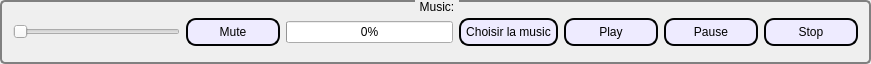
       <widget class="QGroupBox" name="groupBox_2">
        <property name="geometry">
         <rect>
          <x>0</x>
          <y>0</y>
          <width>871</width>
          <height>64</height>
         </rect>
        </property>
        <property name="styleSheet">
         <string notr="true">  QGroupBox {
      background-color: qlineargradient(x1: 0, y1: 0, x2: 0, y2: 1,
                                        stop: 0 #E0E0EE, stop: 1 #ebfdff);
      border: 2px solid gray;
      border-radius: 5px;
      margin-top: 1ex; /* leave space at the top for the title */
 font: 700 italic 9pt &quot;Georgia&quot;;
 }

  QGroupBox::title {
      subcontrol-origin: margin;
      subcontrol-position: top center; /* position at the top center */
      padding: 0 3px;
      background-color: qlineargradient(x1: 0, y1: 0, x2: 0, y2: 1,
                                        stop: 0 #ebfdff, stop: 1 #ebfdff);
  }
</string>
        </property>
        <property name="title">
         <string>Music:</string>
        </property>
        <layout class="QHBoxLayout" name="horizontalLayout">
         <item>
          <widget class="QSlider" name="volume">
           <property name="orientation">
            <enum>Qt::Horizontal</enum>
           </property>
          </widget>
         </item>
         <item>
          <widget class="QPushButton" name="mute">
           <property name="styleSheet">
            <string notr="true">QPushButton {
color: #ffffff;
border: 2px solid #010203;
font: 8pt &quot;MS Reference Sans Serif&quot;;
border-radius: 10px;
padding: 5px;
background: qradialgradient(cx: 0.3, cy: -0.4,
fx: 0.3, fy: -0.4,
radius: 3, stop: 0 #010203, stop: 1 #c4c9c7);
min-width: 80px;
	background-color: rgb(238, 235, 255);
	color: rgb(0, 0, 0);
}

QPushButton:hover {
background: qradialgradient(cx: 0.3, cy: -0.4,
fx: 0.3, fy: -0.4,
radius: 3, stop: 0 #010203, stop: 1 #010203);
}

 QPushButton:pressed {
background: qradialgradient(cx: 0.4, cy: -0.1,
fx: 0.4, fy: -0.1,
radius: 3, stop: 0 #c4c9c7, stop: 1 #c4c9c7);
}
</string>
           </property>
           <property name="text">
            <string>Mute</string>
           </property>
          </widget>
         </item>
         <item>
          <widget class="QProgressBar" name="avance">
           <property name="styleSheet">
            <string notr="true">QPushButton {
color: #ffffff;
border: 3px solid #010203;
font: 8pt &quot;MS Reference Sans Serif&quot;;
border-radius: 15px;
padding: 5px;
background: qradialgradient(cx: 0.3, cy: -0.4,
fx: 0.3, fy: -0.4,
radius: 3, stop: 0 #010203, stop: 1 #c4c9c7);
min-width: 80px;
}

QPushButton:hover {
background: qradialgradient(cx: 0.3, cy: -0.4,
fx: 0.3, fy: -0.4,
radius: 3, stop: 0 #010203, stop: 1 #010203);
}

 QPushButton:pressed {
background: qradialgradient(cx: 0.4, cy: -0.1,
fx: 0.4, fy: -0.1,
radius: 3, stop: 0 #c4c9c7, stop: 1 #c4c9c7);
}
</string>
           </property>
           <property name="value">
            <number>0</number>
           </property>
          </widget>
         </item>
         <item>
          <widget class="QPushButton" name="abrir">
           <property name="styleSheet">
            <string notr="true">QPushButton {
color: #ffffff;
border: 2px solid #010203;
font: 8pt &quot;MS Reference Sans Serif&quot;;
border-radius: 10px;
padding: 5px;
background: qradialgradient(cx: 0.3, cy: -0.4,
fx: 0.3, fy: -0.4,
radius: 3, stop: 0 #010203, stop: 1 #c4c9c7);
min-width: 80px;
	background-color: rgb(238, 235, 255);
color: rgb(0, 0, 0);}


QPushButton:hover {
background: qradialgradient(cx: 0.3, cy: -0.4,
fx: 0.3, fy: -0.4,
radius: 3, stop: 0 #010203, stop: 1 #010203);
}

 QPushButton:pressed {
background: qradialgradient(cx: 0.4, cy: -0.1,
fx: 0.4, fy: -0.1,
radius: 3, stop: 0 #c4c9c7, stop: 1 #c4c9c7);
}
</string>
           </property>
           <property name="text">
            <string>Choisir la music</string>
           </property>
          </widget>
         </item>
         <item>
          <widget class="QPushButton" name="play">
           <property name="styleSheet">
            <string notr="true">QPushButton {
color: #ffffff;
border: 2px solid #010203;
font: 8pt &quot;MS Reference Sans Serif&quot;;
border-radius: 10px;
padding: 5px;
background: qradialgradient(cx: 0.3, cy: -0.4,
fx: 0.3, fy: -0.4,
radius: 3, stop: 0 #010203, stop: 1 #c4c9c7);
min-width: 80px;
background-color: rgb(238, 235, 255);
color: rgb(0, 0, 0);}

QPushButton:hover {
background: qradialgradient(cx: 0.3, cy: -0.4,
fx: 0.3, fy: -0.4,
radius: 3, stop: 0 #010203, stop: 1 #010203);
}

 QPushButton:pressed {
background: qradialgradient(cx: 0.4, cy: -0.1,
fx: 0.4, fy: -0.1,
radius: 3, stop: 0 #c4c9c7, stop: 1 #c4c9c7);
}
</string>
           </property>
           <property name="text">
            <string>Play</string>
           </property>
          </widget>
         </item>
         <item>
          <widget class="QPushButton" name="pause">
           <property name="styleSheet">
            <string notr="true">QPushButton {
color: #ffffff;
border: 2px solid #010203;
font: 8pt &quot;MS Reference Sans Serif&quot;;
border-radius: 10px;
padding: 5px;
background: qradialgradient(cx: 0.3, cy: -0.4,
fx: 0.3, fy: -0.4,
radius: 3, stop: 0 #010203, stop: 1 #c4c9c7);
min-width: 80px;
background-color: rgb(238, 235, 255);
color: rgb(0, 0, 0);}

QPushButton:hover {
background: qradialgradient(cx: 0.3, cy: -0.4,
fx: 0.3, fy: -0.4,
radius: 3, stop: 0 #010203, stop: 1 #010203);
}

 QPushButton:pressed {
background: qradialgradient(cx: 0.4, cy: -0.1,
fx: 0.4, fy: -0.1,
radius: 3, stop: 0 #c4c9c7, stop: 1 #c4c9c7);
}
</string>
           </property>
           <property name="text">
            <string>Pause</string>
           </property>
          </widget>
         </item>
         <item>
          <widget class="QPushButton" name="stop">
           <property name="styleSheet">
            <string notr="true">QPushButton {
color: #ffffff;
border: 2px solid #010203;
font: 8pt &quot;MS Reference Sans Serif&quot;;
border-radius: 10px;
padding: 5px;
background: qradialgradient(cx: 0.3, cy: -0.4,
fx: 0.3, fy: -0.4,
radius: 3, stop: 0 #010203, stop: 1 #c4c9c7);
min-width: 80px;
background-color: rgb(238, 235, 255);
color: rgb(0, 0, 0);}

QPushButton:hover {
background: qradialgradient(cx: 0.3, cy: -0.4,
fx: 0.3, fy: -0.4,
radius: 3, stop: 0 #010203, stop: 1 #010203);
}

 QPushButton:pressed {
background: qradialgradient(cx: 0.4, cy: -0.1,
fx: 0.4, fy: -0.1,
radius: 3, stop: 0 #c4c9c7, stop: 1 #c4c9c7);
}
</string>
           </property>
           <property name="text">
            <string>Stop</string>
           </property>
          </widget>
         </item>
        </layout>
       </widget>
